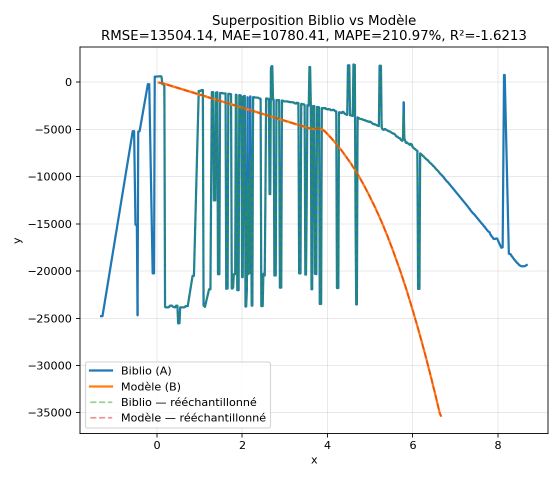
#> input picture out/overlay.png, 1120 x 960 px (shown at 1/2 size)
$ python graph.py --img-a out/overlay.png --img-b out/error_percent.png
#> lines starting #> are read from the running program, lines starting #| are printed output that depends on the picture; after the words box and inside, x2 and y2 are one past the last pixel; in counts of white or black regions, pixels touching at a corner belong together
#> in run, imgA is the input picture: shape (960, 1120, 3); mean B, G, R 240.5, 239.3, 232.6
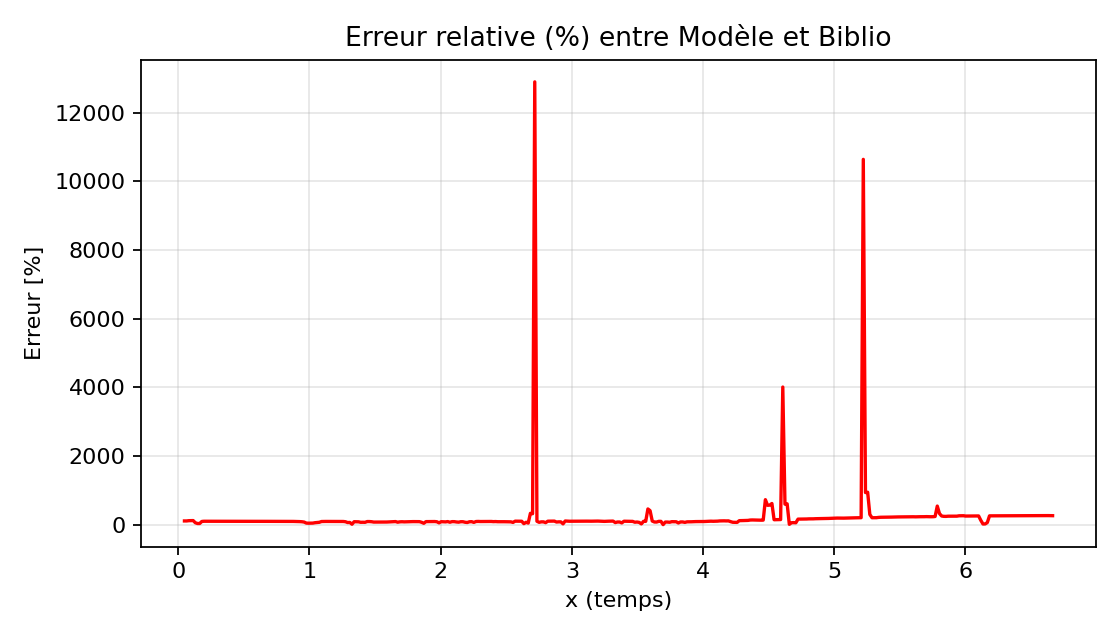
#> input picture out/error_percent.png, 1120 x 640 px
#> in run, imgB is the input picture: shape (640, 1120, 3); mean B, G, R 247.3, 247.3, 250.2
#!/usr/bin/env python3
# -*- coding: utf-8 -*-

"""
Comparaison auto de deux graphes (Biblio vs Modèle) sans clic.
- Détection ROI du tracé.
- Extraction par couleur (HSV) + nettoyage morphologique.
- Conversion pixels -> données :
    * soit normalisée [0..1] si pas de limites
    * soit physique si --limits-a / --limits-b fournis
- Rééchantillonnage sur grille commune, métriques (RMSE, MAE, MAPE, R²).
- Exports CSV + overlay + courbe erreur %.

Exemples :
# Mode 100% auto (coordonnées normalisées)
python graph.py --img-a Biblio.png --img-b Modele.png --color-a blue --color-b blue --outdir out

# Avec limites physiques (si connues)
python graph.py --img-a Biblio.png --img-b Modele.png \
  --limits-a 0 9 0 25000 --limits-b 0 7 0 37000 \
  --color-a blue --color-b blue --outdir out
"""

import argparse
import os
from dataclasses import dataclass
from typing import Tuple, Optional
import numpy as np
import cv2
import matplotlib.pyplot as plt

@dataclass
class HSVRange:
    low: Tuple[int,int,int]
    high: Tuple[int,int,int]
    low2: Optional[Tuple[int,int,int]] = None
    high2: Optional[Tuple[int,int,int]] = None

PRESETS = {
    "blue":  HSVRange((90, 50, 50),  (135, 255, 255)),
    "red":   HSVRange((0, 70, 50),   (10, 255, 255), (170, 70, 50), (180, 255, 255)),
    "green": HSVRange((40, 40, 40),  (85, 255, 255)),
    "black": HSVRange((0, 0, 0),     (180, 255, 50)),
}

def mask_hsv(img_bgr, hsv_range: HSVRange):
    hsv = cv2.cvtColor(img_bgr, cv2.COLOR_BGR2HSV)
#> hsv: shape (960, 1120, 3); mean H, S, V 8.5, 16.2, 242.2
    m1 = cv2.inRange(hsv, np.array(hsv_range.low), np.array(hsv_range.high))
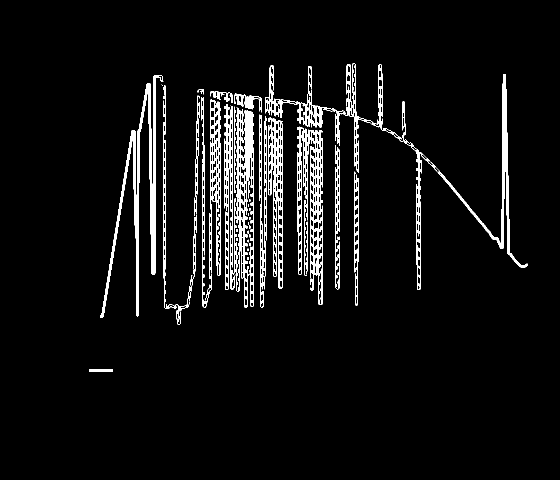
#> m1: shape (960, 1120) (shown at 1/2 size); 5.1% white; 55 white regions (21 under 20 px), largest, box (x1, y1, x2, y2) and area: (600, 127, 1056, 580) 10571, (200, 150, 327, 635) 9005, (460, 212, 508, 615) 7834
    if hsv_range.low2 is not None:
        m2 = cv2.inRange(hsv, np.array(hsv_range.low2), np.array(hsv_range.high2))
        mask = cv2.bitwise_or(m1, m2)
    else:
        mask = m1
    kernel = np.ones((3,3), np.uint8)
    mask = cv2.morphologyEx(mask, cv2.MORPH_OPEN, kernel, 1)
#> mask: shape (960, 1120); 3.8% white; 592 white regions (81 under 20 px), largest, box (x1, y1, x2, y2) and area: (200, 151, 318, 635) 8960, (881, 148, 1056, 535) 4396, (475, 221, 508, 374) 2049
    mask = cv2.morphologyEx(mask, cv2.MORPH_CLOSE, kernel, 1)
#> mask: shape (960, 1120); 3.9% white; 462 white regions (50 under 20 px), largest, box (x1, y1, x2, y2) and area: (200, 151, 318, 635) 9311, (877, 148, 1056, 535) 4538, (472, 221, 508, 376) 2736
    return mask

def detect_plot_roi(img_bgr, curve_mask):
    """
    Détecte une ROI de tracé robuste :
    - Combine bords Canny + masque courbe dilaté.
    - Prend la bbox du plus grand contour plausible.
    """
    edges = cv2.Canny(cv2.cvtColor(img_bgr, cv2.COLOR_BGR2GRAY), 50, 150)
#> edges: shape (960, 1120); 5% white in thin lines or dots, all inside (x1, y1, x2, y2) = (29, 28, 1097, 928)
    kernel = np.ones((5,5), np.uint8)
    dil_curve = cv2.dilate(curve_mask, kernel, iterations=2)
#> dil_curve: shape (960, 1120); 13.2% white; 120 white regions, largest, box (x1, y1, x2, y2) and area: (416, 178, 513, 619) 33080, (196, 147, 330, 639) 20661, (588, 143, 658, 609) 20630
    combo = cv2.bitwise_or(edges, dil_curve)
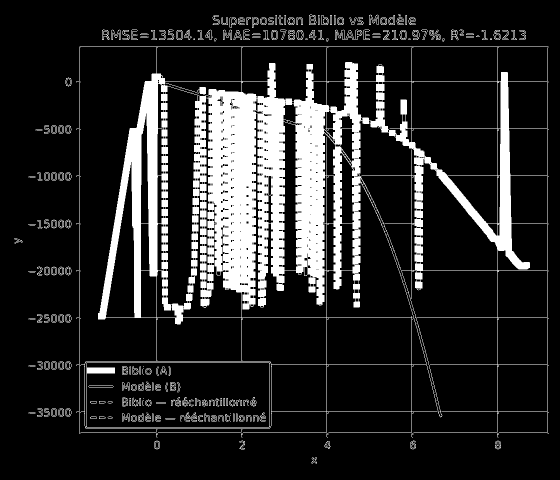
#> combo: shape (960, 1120) (shown at 1/2 size); 15.9% white; 312 white regions (95 under 20 px)
    contours, _ = cv2.findContours(combo, cv2.RETR_EXTERNAL, cv2.CHAIN_APPROX_SIMPLE)
#> contours = 170 contours, 72 with area under 20; largest, box (x1, y1, x2, y2) and area: (161, 95, 1095, 867) 604137, (618, 29, 633, 50) 246, (799, 60, 814, 80) 221, (593, 60, 607, 80) 221, (352, 60, 366, 80) 221
    if not contours:
        # fallback: pleine image
        h, w = img_bgr.shape[:2]
        return (0, 0, w, h)
    # plus grand contour
    c = max(contours, key=cv2.contourArea)
#> c = contour of 452 points, box (x1, y1, x2, y2) (161, 95, 1095, 867), area 604137
    x,y,w,h = cv2.boundingRect(c)
#> x = 161; y = 95; w = 934; h = 772
    # marge pour axes
    pad = int(0.04*max(w,h))
#> pad = 37
    x = max(0, x - pad); y = max(0, y - pad)
#> after `x = max(0, x - pad)`: x = 124
#> after `y = max(0, y - pad)`: y = 58
    w = min(img_bgr.shape[1]-x, w + 2*pad)
#> w = 996
    h = min(img_bgr.shape[0]-y, h + 2*pad)
#> h = 846
    return (x,y,w,h)

def extract_curve_points(img_bgr, hsv_range: HSVRange):
    mask = mask_hsv(img_bgr, hsv_range)
    x,y,w,h = detect_plot_roi(img_bgr, mask)
#> x = 124; y = 58; w = 996; h = 846
    roi = img_bgr[y:y+h, x:x+w]
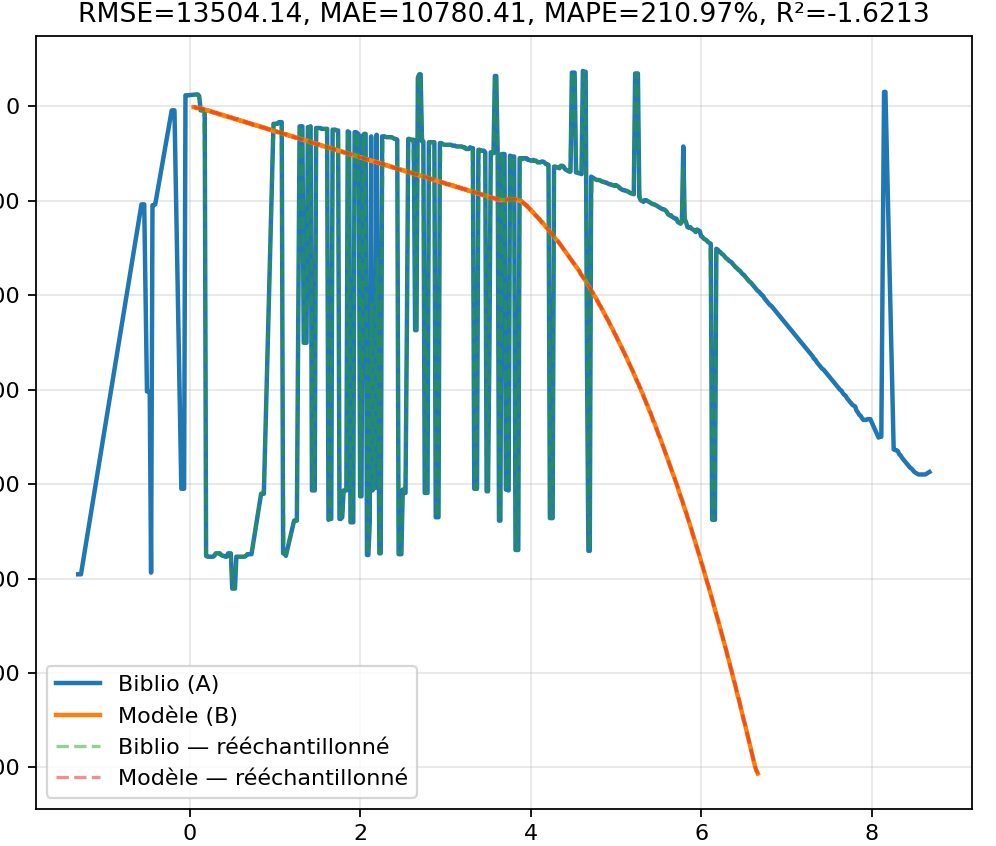
#> roi: shape (846, 996, 3); mean B, G, R 237.8, 236.3, 227.7
    mask_roi = mask[y:y+h, x:x+w]
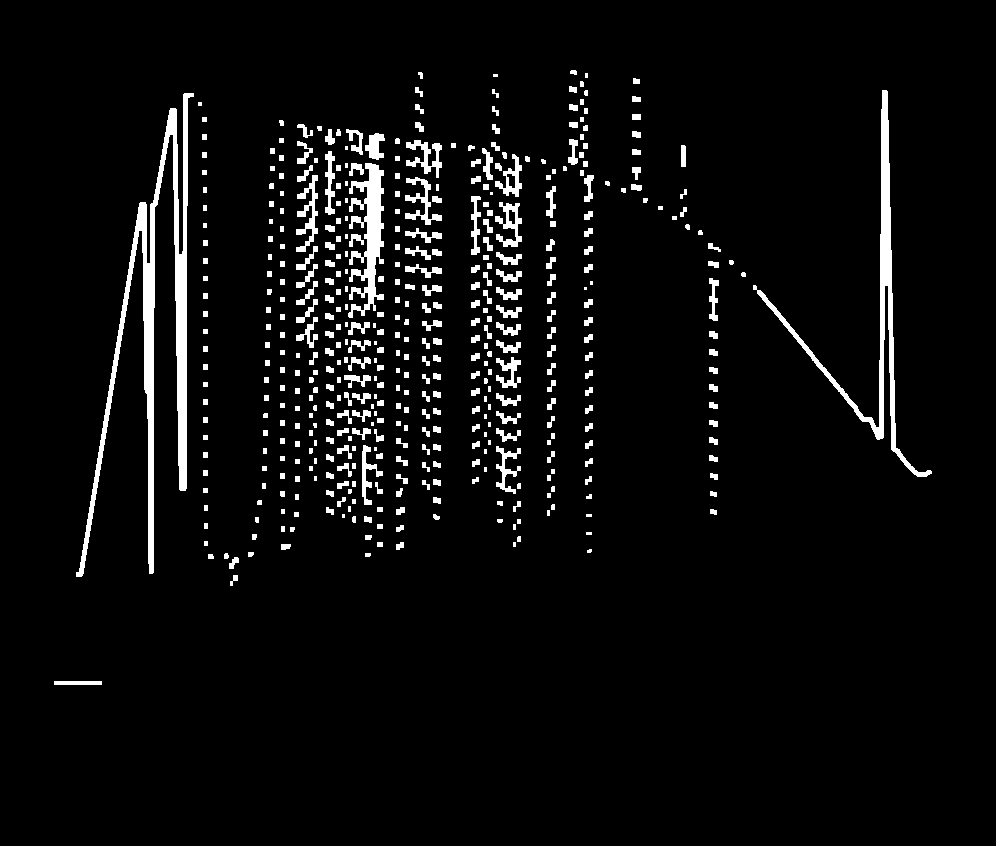
#> mask_roi: shape (846, 996); 4.9% white; 462 white regions (50 under 20 px), largest, box (x1, y1, x2, y2) and area: (76, 93, 194, 577) 9311, (753, 90, 932, 477) 4538, (348, 163, 384, 318) 2736

    # extraction colonne par colonne dans la ROI
    us, vs = [], []
    for u in range(w):
        col = mask_roi[:, u]
        if np.count_nonzero(col) == 0:
            continue
        v_candidates = np.where(col > 0)[0]
        v = int(np.median(v_candidates))
        us.append(u); vs.append(v)
#> after the loop, us = 707 values from 54 to 931; vs = 707 values, max 682 at index 0, min 94 at index 136, mean 330.7
    if len(us) < 5:
        raise RuntimeError("Courbe non détectée. Ajuster couleurs.")
    pts_roi = np.column_stack([np.array(us), np.array(vs)])  # (u,v) dans ROI
#> pts_roi = 707 pairs, first value 54 to 931, second value 94 to 682
    # repasse en coords image globale
    pts_img = pts_roi.copy()
#> pts_img has the same summary as pts_roi
    pts_img[:,0] += x
    pts_img[:,1] += y
    return pts_img, (x,y,w,h)

# [36 lines left out: functions map_pixels_to_data, resample_xy, compute_metrics, not called in this run]

def save_csv(path, arr, header):
    np.savetxt(path, arr, delimiter=",", header=header, comments="")

# [16 lines left out: functions plot_overlay, plot_errpct, not called in this run]

def run(args):
    os.makedirs(args.outdir, exist_ok=True)
    imgA = cv2.imread(args.img_a, cv2.IMREAD_COLOR)
    imgB = cv2.imread(args.img_b, cv2.IMREAD_COLOR)
    if imgA is None or imgB is None:
        raise FileNotFoundError("Image introuvable.")

    hsvA = PRESETS.get(args.color_a.lower(), PRESETS["blue"])
    hsvB = PRESETS.get(args.color_b.lower(), PRESETS["blue"])

    # Extraction auto
    ptsA_img, roiA = extract_curve_points(imgA, hsvA)
#> ptsA_img = 707 pairs, first value 178 to 1055, second value 152 to 740; roiA = (124, 58, 996, 846)
    ptsB_img, roiB = extract_curve_points(imgB, hsvB)
#> in mask_hsv (call 2), `hsv = cv2.cvtColor(img_bgr, cv2.COLOR_BGR2HSV)`: hsv: shape (640, 1120, 3); mean H, S, V 0, 2.9, 250.2
#> in mask_hsv (call 2), `m1 = cv2.inRange(hsv, np.array(hsv_range.low), np.array(hsv_range.high))`: m1: shape (640, 1120); every value is 0
#> in detect_plot_roi (call 2), `edges = cv2.Canny(cv2.cvtColor(img_bgr, cv2.COLOR_BGR2GRAY), 50, 150)`:
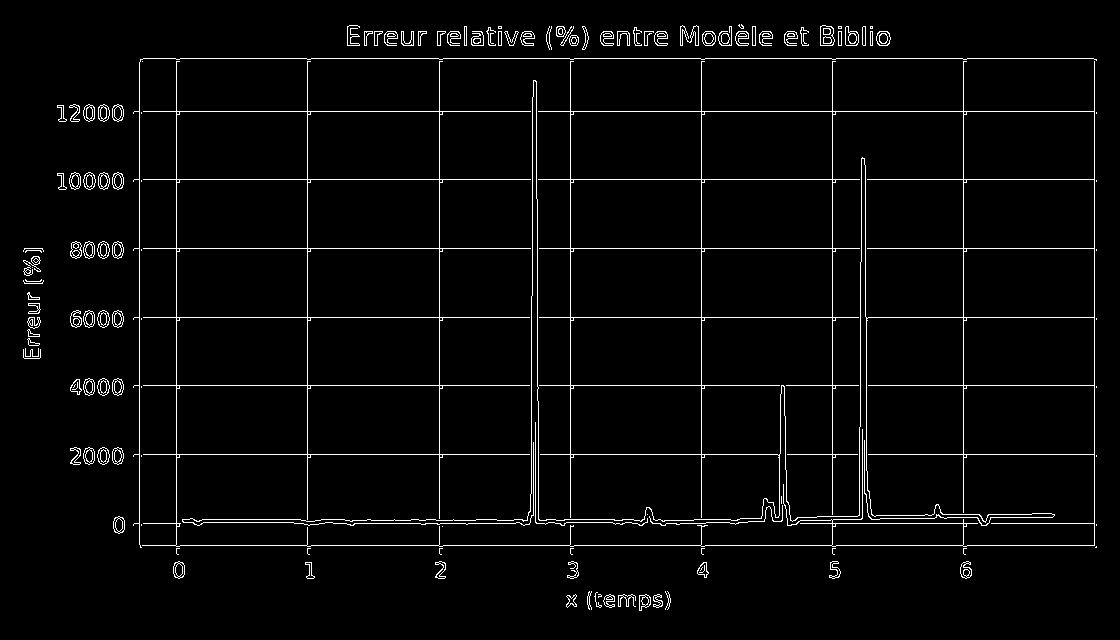
#> edges: shape (640, 1120); 3.2% white in thin lines or dots, all inside (x1, y1, x2, y2) = (23, 24, 1097, 611)
#> in detect_plot_roi (call 2), `contours, _ = cv2.findContours(combo, cv2.RETR_EXTERNAL, cv2.CHAIN_APP..`: contours = 138 contours, 60 with area under 20; largest, box (x1, y1, x2, y2) and area: (142, 61, 1095, 547) 262502, (820, 25, 835, 46) 248, (845, 26, 859, 46) 189, (876, 31, 891, 46) 168, (702, 31, 716, 46) 161
#> in detect_plot_roi (call 2), `c = max(contours, key=cv2.contourArea)`: c = contour of 1006 points, box (x1, y1, x2, y2) (142, 61, 1095, 547), area 262502
#> in detect_plot_roi (call 2), `x,y,w,h = cv2.boundingRect(c)`: x = 142; y = 61; w = 953; h = 486
#> in detect_plot_roi (call 2), `pad = int(0.04*max(w,h))`: pad = 38
#> in detect_plot_roi (call 2), `x = max(0, x - pad)`: x = 104
#> in detect_plot_roi (call 2), `y = max(0, y - pad)`: y = 23
#> in detect_plot_roi (call 2), `w = min(img_bgr.shape[1]-x, w + 2*pad)`: w = 1016
#> in detect_plot_roi (call 2), `h = min(img_bgr.shape[0]-y, h + 2*pad)`: h = 562
#> in extract_curve_points (call 2), `x,y,w,h = detect_plot_roi(img_bgr, mask)`: x = 104; y = 23; w = 1016; h = 562
#> in extract_curve_points (call 2), `roi = img_bgr[y:y+h, x:x+w]`:
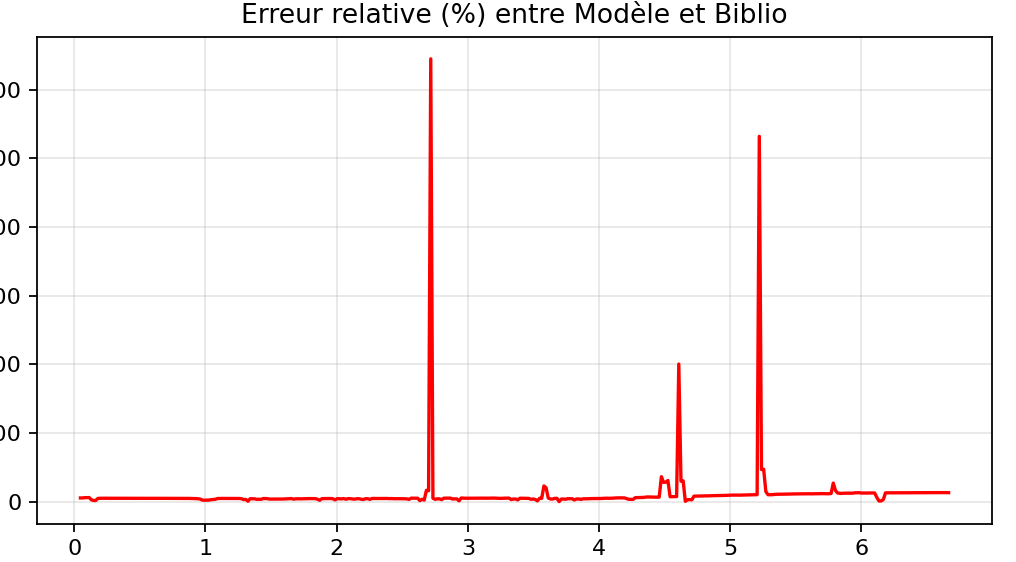
#> roi: shape (562, 1016, 3); mean B, G, R 246.3, 246.3, 250
#> in extract_curve_points (call 2), `mask_roi = mask[y:y+h, x:x+w]`: mask_roi: shape (562, 1016); every value is 0
#> after the loop in extract_curve_points (call 2), `for u in range(w):`: us = []

    # Mapping
    limitsA = tuple(args.limits_a) if args.limits_a else None
    limitsB = tuple(args.limits_b) if args.limits_b else None

    A_data = map_pixels_to_data(ptsA_img, roiA, limitsA)
    B_data = map_pixels_to_data(ptsB_img, roiB, limitsB)

    # Sauvegarde bruts
    save_csv(os.path.join(args.outdir, "series_A.csv"), A_data, "x,y")
    save_csv(os.path.join(args.outdir, "series_B.csv"), B_data, "x,y")

    # Grille commune
    xmin = max(np.min(A_data[:,0]), np.min(B_data[:,0]))
    xmax = min(np.max(A_data[:,0]), np.max(B_data[:,0]))
    x_common = np.linspace(xmin, xmax, args.n_points)

    A_rs = resample_xy(A_data, x_common)
    B_rs = resample_xy(B_data, x_common)

    # Métriques
    m = compute_metrics(A_rs[:,1], B_rs[:,1])

    # Erreurs locales
    eps = 1e-12
    err_abs = np.abs(B_rs[:,1] - A_rs[:,1])
    err_pct = err_abs / np.maximum(eps, np.abs(A_rs[:,1])) * 100.0
    comp = np.column_stack([A_rs[:,0], A_rs[:,1], B_rs[:,1], err_abs, err_pct])
    save_csv(os.path.join(args.outdir, "compare_resampled.csv"),
             comp, "x,y_biblio(A),y_modele(B),abs_error,pct_error")
    save_csv(os.path.join(args.outdir, "error_percent.csv"),
             np.column_stack([A_rs[:,0], err_pct]), "x,error_percent")

    # Plots
    unit_x = "x (normalisé)" if limitsA is None or limitsB is None else "x"
    unit_y = "y (normalisé)" if limitsA is None or limitsB is None else "y"
    plot_overlay(os.path.join(args.outdir, "overlay.png"), A_data, B_data, A_rs, B_rs, (unit_x, unit_y))
    plot_errpct(os.path.join(args.outdir, "error_percent.png"), A_rs[:,0], err_pct, unit_x)

    # Console
    print("==> Metrics")
    for k,v in m.items():
        print(f"{k}: {v:.6g}")
    print(f"Résultats sauvegardés dans {args.outdir}")

def main():
    ap = argparse.ArgumentParser()
    ap.add_argument("--img-a", required=True, help="Image Biblio")
    ap.add_argument("--img-b", required=True, help="Image Modèle")
    ap.add_argument("--limits-a", nargs=4, type=float, help="Xmin Xmax Ymin Ymax (optionnel)")
    ap.add_argument("--limits-b", nargs=4, type=float, help="Xmin Xmax Ymin Ymax (optionnel)")
    ap.add_argument("--color-a", default="blue")
    ap.add_argument("--color-b", default="blue")
    ap.add_argument("--n-points", type=int, default=400)
    ap.add_argument("--outdir", default="out")
    args = ap.parse_args()
    run(args)

if __name__ == "__main__":
#> (the run stopped early here; a loop or call above may not have finished)
